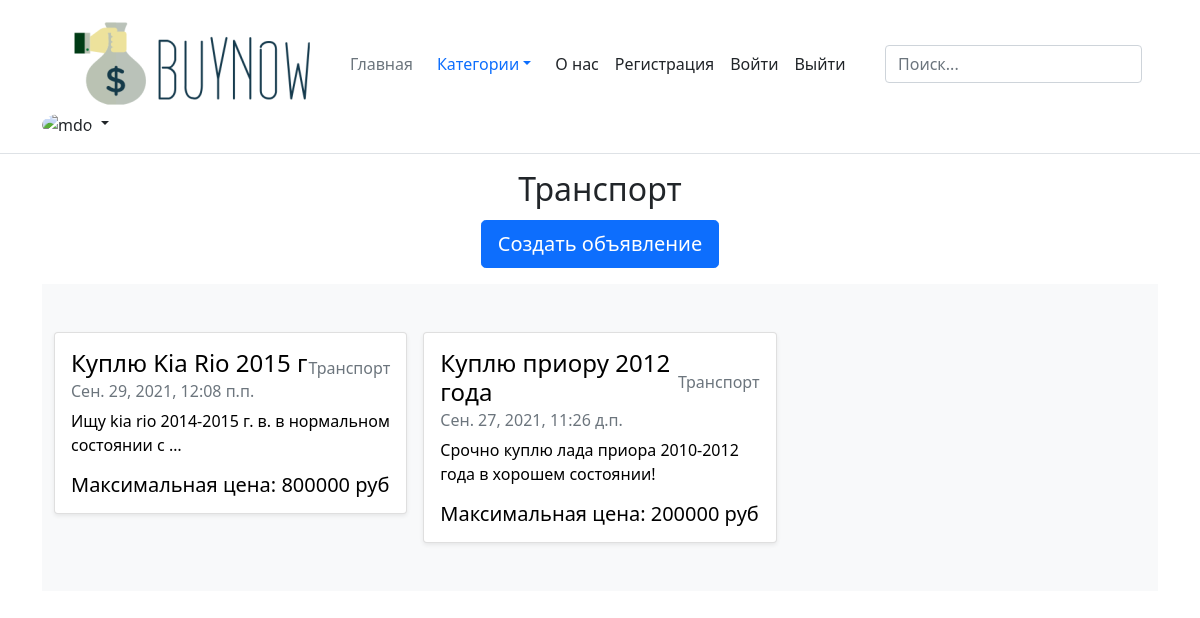
The app's page /Транспорт/ with its own data.
### category_transport/models.py (models this page shows)
class Transport_Ad(Ad):
    category = 'Транспорт'
    brand = models.CharField('Марка', max_length=40)
    model = models.CharField('Модель', max_length=60)
    year = models.PositiveIntegerField('Год')
    class Meta:
        verbose_name = 'Транспорт'
        verbose_name_plural = 'Транспорт'

### ad/general_services.py (called while the page is built)
def _get_all_ads_in_dict_from_database(Model_object):
    items = Model_object.objects.order_by('-date')
    return {'ads': items}

def show_main_page_of_category(request, Model_object, template):
    context = _get_all_ads_in_dict_from_database(Model_object)
    return render(request, template, context)

### category_transport/views.py (called while the page is built)
def transport(request):
    return show_main_page_of_category(request, Transport_Ad, 'category_transport/transport_list.html')

### category_transport/templates/category_transport/transport_list.html (shortened to what this page needs)
{% extends 'ad/base.html' %}
{% block content %}
<div class="mb-1 d-sm-flex justify-content-sm-center">
  <h2>Транспорт</h2>
</div>
<div class="mb-3 d-sm-flex justify-content-sm-center">
  <a class="btn btn-primary btn-lg px-3 gap-3" href="{% url 'create_transport' %}" >Создать объявление</a>
</div>
<div class="album py-5 bg-light">
    <div class="container">
      <div class="row row-cols-1 row-cols-sm-2 row-cols-md-3 g-3">
        {% for ad in ads %}
          <div class="col">
            <div class="card shadow-sm">
              <a class="custom-a" href="{% url 'show_transport_ad' ad.id %}">
                <div class="card-body">
                  <div class="d-flex justify-content-between align-items-center">
                    <h4 class="card-title">{{ ad.title }}</h4>
                    <p class="card-text text-muted">{{ ad.category }}</p>
                  </div>
                      <h6 class="card-subtitle mb-2 text-muted">{{ ad.date }}</h6>
                    <p class="card-text" >{{ ad.text|truncatewords:10 }}</p>
                    <div class="d-flex justify-content-between align-items-center">
                        <h5 class="card-text">Максимальная цена: {{ ad.max_price }} руб</h5>
                    </div>
                </div>
              </a>
            </div>
          </div>
        {% endfor %}
      </div>
    </div>
  </div>
{% endblock %}

### static/css/custom.css (style rules this page uses)
.custom-a { color: black; text-decoration: none; }

### records on screen
Transport_Ad: title "Куплю Kia Rio 2015 г", category "Транспорт", date "Сен. 29, 2021, 12:08 п.п.", text "Ищу kia rio 2014-2015 г. в. в нормальном состоянии с …", max_price "800000"
Transport_Ad: title "Куплю приору 2012 года", category "Транспорт", date "Сен. 27, 2021, 11:26 д.п.", text "Срочно куплю лада приора 2010-2012 года в хорошем состоянии!", max_price "200000"
